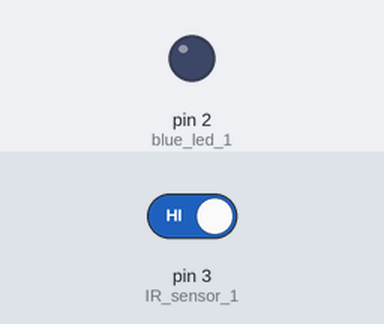
This sketch was run on a simulated Arduino Uno, built with avr-gcc and run on an emulated ATmega328P. On the bench: output pins drawn as LEDs (lit = HIGH). Inputs (shaded band) come from the test bench; at power-on: pin 3 (IR_sensor_1) HIGH.

Above: at 1.2 s.
1.3 s: pin 3 (IR_sensor_1) driven LOW
At 1.9 s:
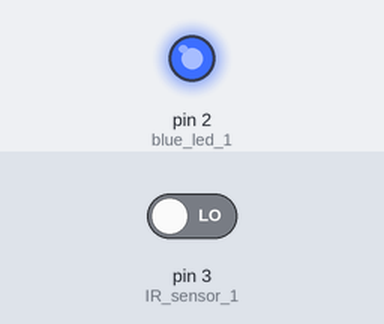
4.3 s: pin 3 (IR_sensor_1) driven HIGH
At 5.3 s:
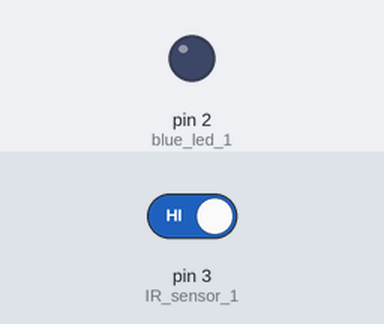
Timing chart, 0 to 7.3 s (numbered marks = the images above; inputs shaded):
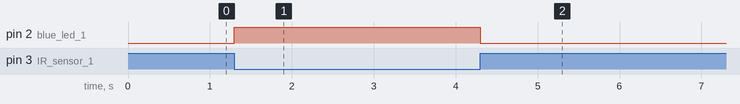

Measured:
- after the input at 1.3 s, pin 2 (blue_led_1): LOW → HIGH at once
- after the input at 4.3 s, pin 2 (blue_led_1): HIGH → LOW at once

The sketch:

delay_ir_led.ino
```cpp
#include<avr/sleep.h>
int blue_led_1 = 2;
int IR_sensor_1 = 3;

void setup() {
	pinMode(blue_led_1, OUTPUT);
	pinMode(IR_sensor_1, INPUT);

}

// the loop routine runs over and over again forever:
void loop() {
	if (digitalRead(IR_sensor_1) == 0) {
		digitalWrite(blue_led_1, 1);
		delay(1000);
		digitalWrite(blue_led_1, 0);
	}
}
```
